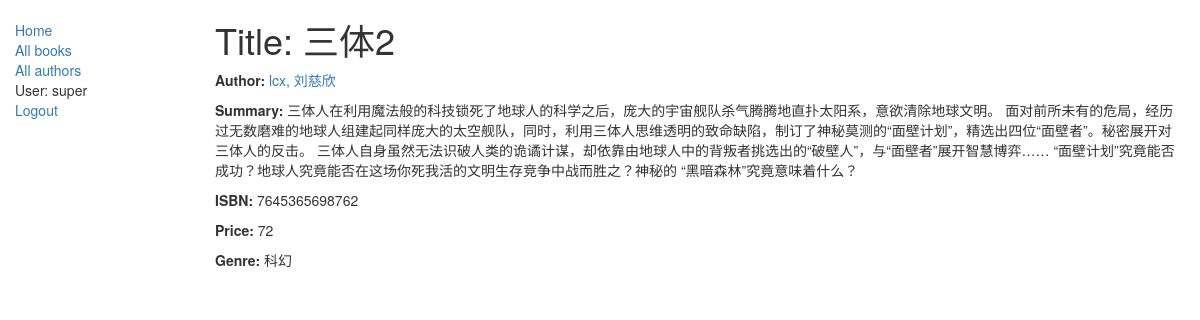
The page /polls/book/3 (signed in) on the database its author committed.
### polls/models.py (models this page shows, shortened)
class Book(models.Model):
    title = models.CharField(max_length=200)
    author = models.ForeignKey('Author', on_delete=models.SET_NULL, null=True)
    summary = models.TextField(max_length=1000, help_text="Enter a brief description of the book")
    isbn = models.CharField('ISBN',max_length=13, help_text='13 Character ISBN number</a>')
    count = models.IntegerField()
    price = models.IntegerField()
    genre = models.CharField(max_length=200, help_text="Enter a book genre (e.g. Science Fiction, French Poetry etc.)")
    '''
    def display_genre(self):
        """
        Creates a string for the Genre. This is required to display genre in Admin.
        """
        return ', '.join([ genre.name for genre in self.genre.all()[:3] ])
    '''

class Author(models.Model):
    first_name = models.CharField(max_length=100)
    last_name = models.CharField(max_length=100)
    date_of_birth = models.DateField(null=True, blank=True)
    date_of_death = models.DateField('Died', null=True, blank=True)
    def __str__(self):
        return '%s, %s' % (self.last_name, self.first_name)

### polls/views.py (the view)
# urls.py: path('book/<int:pk>', views.BookDetailView.as_view(), name='book-detail'),
class BookDetailView(LoginRequiredMixin,generic.DetailView):
    model = Book

### polls/templates/polls/book_detail.html
{% extends "base_generic.html" %}
{% block content %}
  <h1>Title: {{ book.title }}</h1>
  <p><strong>Author:</strong> <a href="{{ author.get_absolute_url }}">{{ book.author }}</a></p>
  <p><strong>Summary:</strong> {{ book.summary }}</p>
  <p><strong>ISBN:</strong> {{ book.isbn }}</p>
  <p><strong>Price:</strong> {{ book.price }}</p>
  <p><strong>Genre:</strong> {{ book.genre }}</p>
{% endblock %}

### polls/templates/base_generic.html (shortened to what this page needs)
<!DOCTYPE html>
<html lang="utf-8">
<head>
  <link rel="stylesheet" href="https://maxcdn.bootstrapcdn.com/bootstrap/3.3.7/css/bootstrap.min.css">
  {% load static %}
  <link rel="stylesheet" href="{% static 'css/styles.css' %}">
</head>
<body>
  <div class="container-fluid">
    <div class="row">
      <div class="col-sm-2">
      {% block sidebar %}
      <ul class="sidebar-nav">
          <li><a href="{% url 'index' %}">Home</a></li>
          <li><a href="{% url 'books' %}">All books</a></li>
          <li><a href="{% url 'authors' %}">All authors</a></li>
         {% if user.is_authenticated %}
           <li>User: {{ user.get_username }}</li>
           <li><a href="{% url 'logout'%}?next={{request.path}}">Logout</a></li>
         {% else %}
           <li><a href="{% url 'login'%}?next={{request.path}}">Login</a></li>
         {% endif %}
      </ul>
     {% endblock %}
      </div>
      <div class="col-sm-10 ">
      {% block content %}{% endblock %}
      </div>
    </div>
  </div>
</body>
</html>

### polls/static/css/styles.css (style rules this page uses)
.sidebar-nav { margin-top: 20px; padding: 0; list-style: none; }

### rows shown on the page
Book: title "三体2", author "lcx, 刘慈欣", summary "三体人在利用魔法般的科技锁死了地球人的科学之后，庞大的宇宙舰队杀气腾腾地直扑太阳系，意欲清除地球文明。 面对前所未有的危局，经历过无数磨难的地球人组建起同样庞大的太空舰队，同时，利用三体人思维透明的致命缺陷，制订了神秘莫测的“面壁计划”，精选出四位“面壁者”。秘密展开对三体人的反击。 三体人自身虽然无法识破人类的诡谲计谋，却依靠由地球人中的背叛者挑选出的“破壁人”，与“面壁者”展开智慧博弈…… “面壁计划”究竟能否成功？地球人究竟能否在这场你死我活的文明生存竞争中战而胜之？神秘的 “黑暗森林”究竟意味着什么？", isbn "7645365698762", price "72", genre "科幻"

### other values the page prints
{{ user.get_username }} "super"
